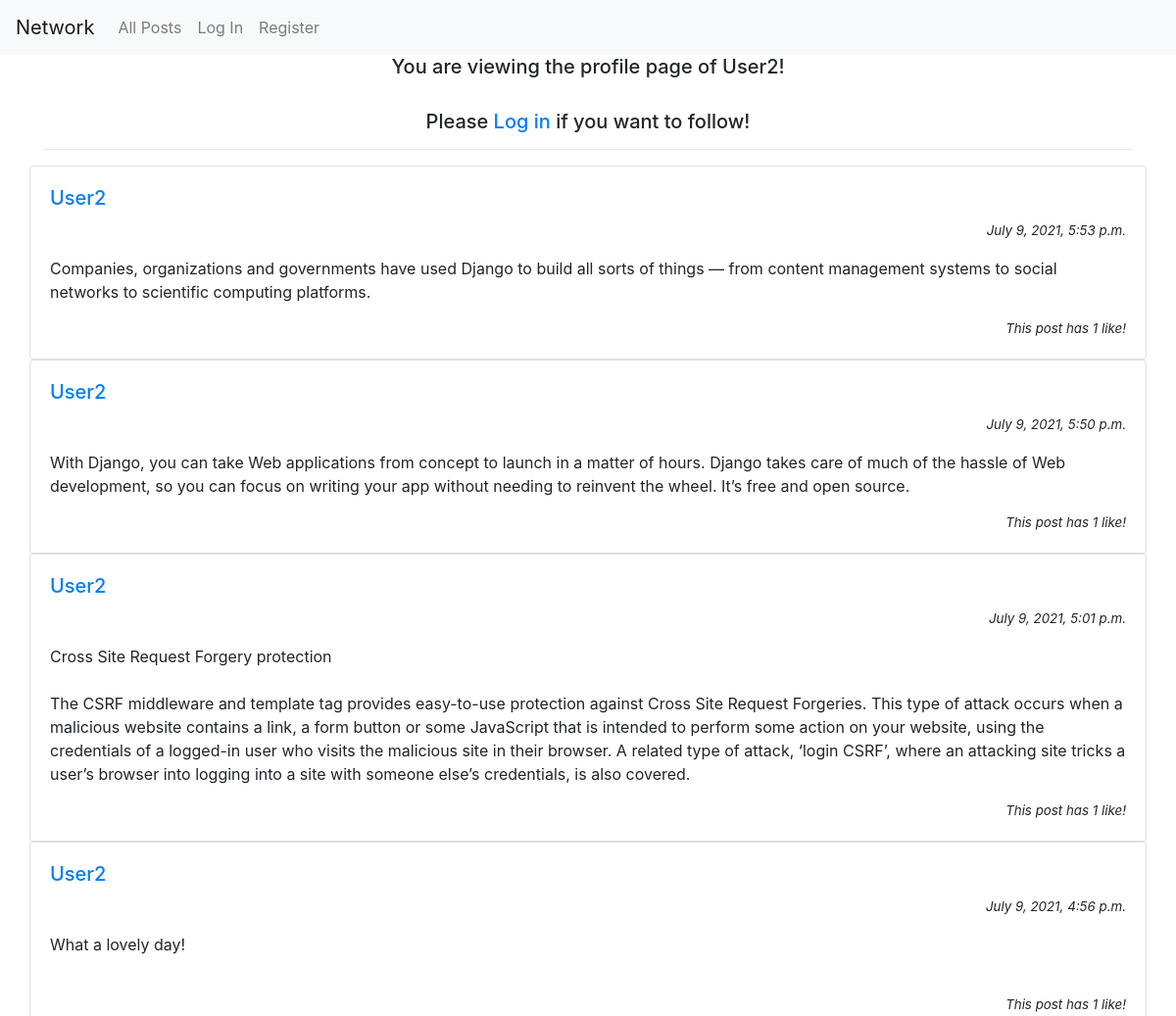
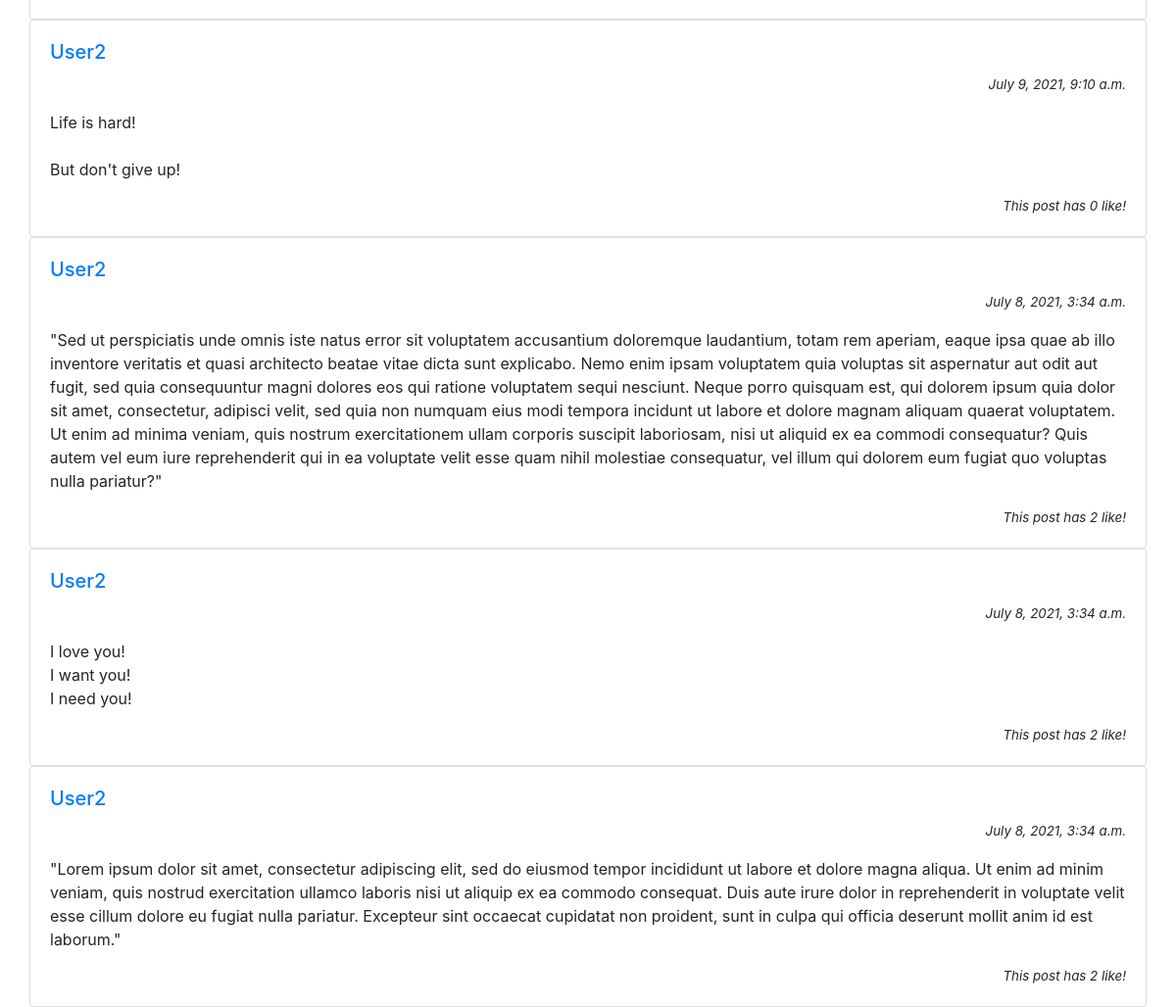
The page /user/3 on the database its author committed (2 pictures, top to bottom).
### network/models.py (models this page shows, shortened)
class User(AbstractUser):
    followings = models.ManyToManyField('User', related_name='_followings')
    followers = models.ManyToManyField('User', related_name='_followers')
    liked = models.ManyToManyField('Post')

class Post(models.Model):
    poster = models.ForeignKey(User, on_delete=models.CASCADE)
    content = models.TextField()
    date_created = models.DateTimeField(auto_now_add=True)
    last_modified = models.DateTimeField(auto_now=True)
    like = models.IntegerField(default=0)

### network/views.py (the view)
# urls.py: path("user/<int:user_id>", views.profile, name='profile'),
def profile(request, user_id):
    owner = User.objects.get(id=user_id)
    posts_list = Post.objects.filter(poster=owner).order_by('-date_created')
    paginator = Paginator(posts_list, 10) # Show 10 posts per page.
    page_number = request.GET.get('page')
    posts = paginator.get_page(page_number)
    follower_count = owner.followers.all().count()
    followings_count = owner.followings.all().count()
    return render(request, 'network/profile.html', {
        'owner': owner,
        'posts': posts,
        'follower_count': follower_count,
        'followings_count': followings_count
    })

### network/templates/network/profile.html (shortened to what this page needs)
{% extends "network/layout.html" %}
{% block body %}
{% if request.user.is_authenticated %}
    {% if request.user != owner %}
        <h4 style="text-align: center;">You are viewing the profile page of {{ owner.username }}! </h4>
        <p id="follower">This user has {{ follower_count }} followers.</p>
        <p>This user is following {{ followings_count}} people.</p>
        <button id="follow" type="button" class="btn btn-outline-primary" onclick="followFunction('{{ owner.id }}')">Follow</button>
    {% else %}
        <h4 style="text-align: center;">This is your profile page!</h4>
    {% endif %}
{% else %}
    <h5 style="text-align: center;">You are viewing the profile page of {{ owner.username }}! </h5>
    <br>
    <h5 style="text-align: center;">Please <a href="{% url 'login' %}">Log in</a> if you want to follow!</h5>
{% endif %}
<hr>
{% for post in posts %}
<div class="row">
    <div class="card" style="width: 100%;">
        <div class="card-body">
            <a href="{% url 'profile' post.poster.id %}">
                <h5 class="card-title">{{ post.poster }}</h5>
            </a>
            <p class="card-text" style="text-align: right; font-size: smaller; font-style: italic;">{{ post.date_created }}</p>
            <p id="content_{{ post.id }}" class="card-text" style="white-space: pre-wrap;">{{ post.content }}</p>
            <p id="like_display_{{ post.id }}" class="card-text" style="text-align: right; font-size: smaller; font-style: italic;">
                This post has {{ post.like }} like!</p>
        </div>
    </div>
</div>
{% endfor %}
{% endblock %}

### rows shown on the page
User: username "User2"
Post: poster "User2", date_created "July 9, 2021, 5:53 p.m.", content "Companies, organizations and governments have used Django to build all sorts of things — from content management systems to social networks to scientific computing platforms.", like "1"
Post: poster "User2", date_created "July 9, 2021, 5:50 p.m.", content "With Django, you can take Web applications from concept to launch in a matter of hours. Django takes care of much of the hassle of Web development, so you can focus on writing your app without needing to reinvent the wheel. It’s free and open source.", like "1"
Post: poster "User2", date_created "July 9, 2021, 5:01 p.m.", content "Cross Site Request Forgery protection The CSRF middleware and template tag provides easy-to-use protection against Cross Site Request Forgeries. This type of attack occurs when a malicious website contains a link, a form button or some JavaScript that is intended to perform some action on your website, using the credentials of a logged-in user who visits the malicious site in their browser. A related type of attack, ‘login CSRF’, where an attacking site tricks a user’s browser into logging into a site with someone else’s credentials, is also covered.", like "1"
Post: poster "User2", date_created "July 9, 2021, 4:56 p.m.", content "What a lovely day!", like "1"
Post: poster "User2", date_created "July 9, 2021, 9:10 a.m.", content "Life is hard! But don't give up!", like "0"
Post: poster "User2", date_created "July 8, 2021, 3:34 a.m.", content "\"Sed ut perspiciatis unde omnis iste natus error sit voluptatem accusantium doloremque laudantium, totam rem aperiam, eaque ipsa quae ab illo inventore veritatis et quasi architecto beatae vitae dicta sunt explicabo. Nemo enim ipsam voluptatem quia voluptas sit aspernatur aut odit aut fugit, sed quia consequuntur magni dolores eos qui ratione voluptatem sequi nesciunt. Neque porro quisquam est, qui dolorem ipsum quia dolor sit amet, consectetur, adipisci velit, sed quia non numquam eius modi tempora incidunt ut labore et dolore magnam aliquam quaerat voluptatem. Ut enim ad minima veniam, quis nostrum exercitationem ullam corporis suscipit laboriosam, nisi ut aliquid ex ea commodi…", like "2"
Post: poster "User2", date_created "July 8, 2021, 3:34 a.m.", content "I love you! I want you! I need you!", like "2"
Post: poster "User2", date_created "July 8, 2021, 3:34 a.m.", content "\"Lorem ipsum dolor sit amet, consectetur adipiscing elit, sed do eiusmod tempor incididunt ut labore et dolore magna aliqua. Ut enim ad minim veniam, quis nostrud exercitation ullamco laboris nisi ut aliquip ex ea commodo consequat. Duis aute irure dolor in reprehenderit in voluptate velit esse cillum dolore eu fugiat nulla pariatur. Excepteur sint occaecat cupidatat non proident, sunt in culpa qui officia deserunt mollit anim id est laborum.\"", like "2"
